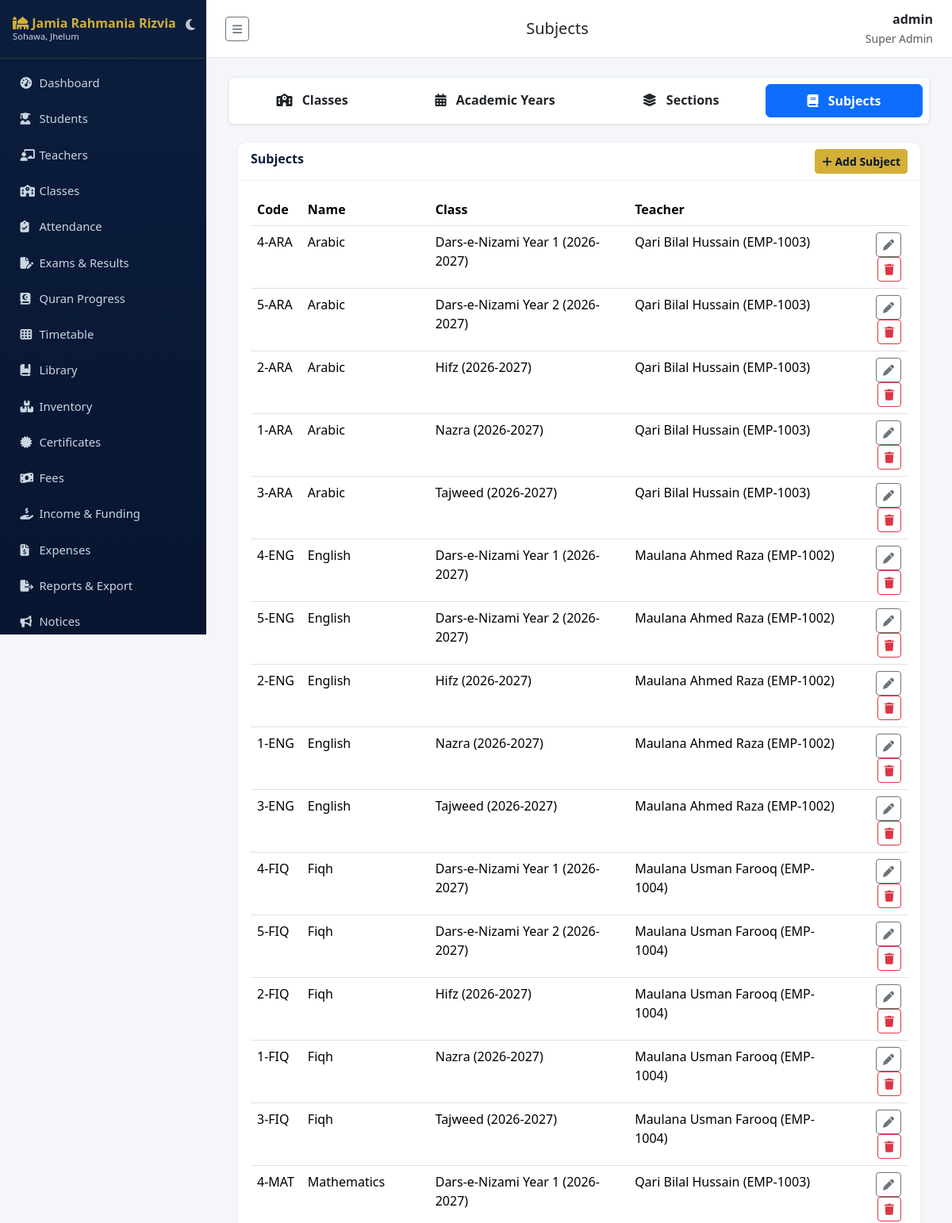
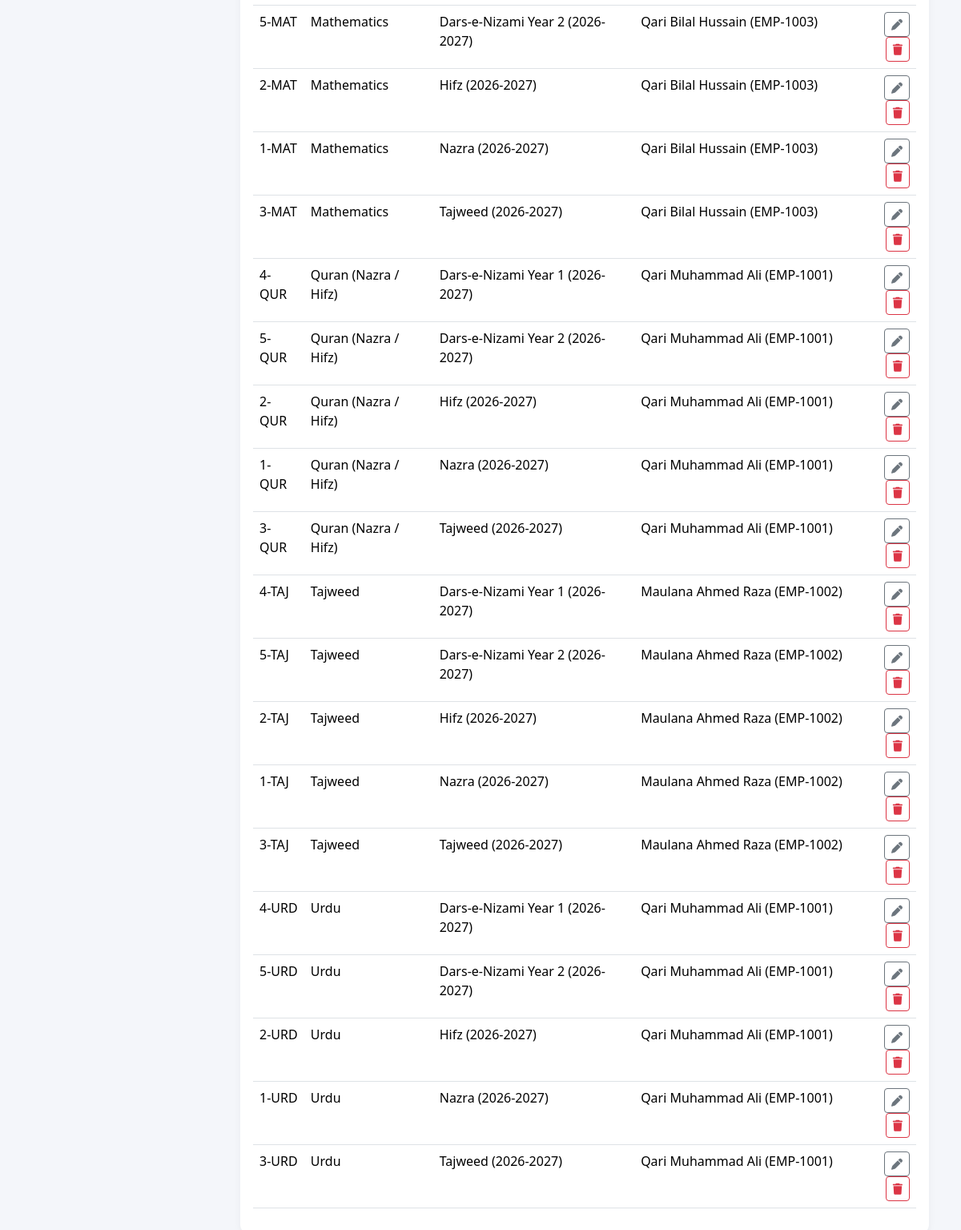
Screenshot of /academics/subjects/ (signed in) with the database file from the repository (2 pictures, top to bottom).
### accounts/models.py (models this page shows, shortened)
class User(AbstractUser):
    class Role(models.TextChoices):
        SUPER_ADMIN = "SUPER_ADMIN", "Super Admin"
        PRINCIPAL = "PRINCIPAL", "Principal"
        ADMIN = "ADMIN", "Admin"
        TEACHER = "TEACHER", "Teacher"
        STUDENT = "STUDENT", "Student"
        PARENT = "PARENT", "Parent"
        ACCOUNTANT = "ACCOUNTANT", "Accountant"
        LIBRARIAN = "LIBRARIAN", "Librarian"
        STAFF = "STAFF", "Staff"
    role = models.CharField(max_length=20, choices=Role.choices, default=Role.STUDENT)
    phone = models.CharField(max_length=20, blank=True)
    photo = models.ImageField(upload_to="profile_photos/", blank=True, null=True)

### academics/models.py (models this page shows, shortened)
class Subject(models.Model):
    name = models.CharField(max_length=100)
    code = models.CharField(max_length=20, unique=True)
    school_class = models.ForeignKey(SchoolClass, on_delete=models.CASCADE, related_name="subjects")
    teacher = models.ForeignKey("teachers.Teacher", on_delete=models.SET_NULL, null=True, blank=True, related_name="subjects")
    class Meta:
        ordering = ["name"]

class SchoolClass(models.Model):
    name = models.CharField(max_length=50)  # e.g. Grade 1
    academic_year = models.ForeignKey(AcademicYear, on_delete=models.CASCADE, related_name="classes")
    class Meta:
        unique_together = ["name", "academic_year"]
        ordering = ["name"]
    def __str__(self):
        return f"{self.name} ({self.academic_year})"

class AcademicYear(models.Model):
    name = models.CharField(max_length=20, unique=True)  # e.g. 2025-2026
    start_date = models.DateField()
    end_date = models.DateField()
    is_current = models.BooleanField(default=False)
    def __str__(self):
        return self.name

### teachers/models.py (models this page shows)
class Teacher(models.Model):
    user = models.OneToOneField(settings.AUTH_USER_MODEL, on_delete=models.CASCADE, related_name="teacher_profile")
    employee_id = models.CharField(max_length=20, unique=True)
    qualification = models.CharField(max_length=200, blank=True)
    experience_years = models.PositiveIntegerField(default=0)
    salary = models.DecimalField(max_digits=10, decimal_places=2, default=0)
    date_joined = models.DateField()
    address = models.TextField(blank=True)
    is_active = models.BooleanField(default=True)
    class Meta:
        ordering = ["employee_id"]
    def __str__(self):
        return f"{self.user.get_full_name()} ({self.employee_id})"

### academics/views.py (the view)
# urls.py: path("subjects/", views.SubjectListView.as_view(), name="subject_list"),
class SubjectListView(RoleRequiredMixin, ListView):
    model = Subject
    template_name = "academics/subject_list.html"
    context_object_name = "subjects"
    allowed_roles = STAFF_ROLES

### accounts/mixins.py (called while the page is built)
    def dispatch(self, request, *args, **kwargs):
        if not request.user.is_authenticated:
            return self.handle_no_permission()
        if request.user.is_superuser or request.user.role in self.allowed_roles:
            return super().dispatch(request, *args, **kwargs)
        raise PermissionDenied("You do not have permission to access this page.")

### sitepages/context_processors.py (called while the page is built)
def site_settings(request):
    s = SiteSettings.get_solo()
    years = max(datetime.date.today().year - s.established_year, 0)
    return {"site_settings": s, "years_of_service": years}

### sitepages/models.py (called while the page is built)
    @classmethod
    def get_solo(cls):
        obj = cls.objects.first()
        if not obj:
            obj = cls.objects.create()
        return obj

### templates/academics/subject_list.html
{% extends "base.html" %}
{% block page_title %}Subjects{% endblock %}
{% block content %}
{% include "academics/_academics_tabs.html" %}
<div class="container-fluid">
<div class="card">
  <div class="card-header d-flex justify-content-between"><span>Subjects</span>{% if request.user.is_superuser or request.user.role in "SUPER_ADMIN,PRINCIPAL,ADMIN" %}<a href="{% url 'academics:subject_add' %}" class="btn btn-gold btn-sm"><i class="fa-solid fa-plus"></i> Add Subject</a>{% endif %}</div>
  <div class="card-body">
    <table class="table table-hover">
      <thead><tr><th>Code</th><th>Name</th><th>Class</th><th>Teacher</th><th></th></tr></thead>
      <tbody>
      {% for s in subjects %}
        <tr><td>{{ s.code }}</td><td>{{ s.name }}</td><td>{{ s.school_class }}</td><td>{{ s.teacher|default:"-" }}</td>
        <td class="text-end">
          {% if request.user.is_superuser or request.user.role in "SUPER_ADMIN,PRINCIPAL,ADMIN" %}<a href="{% url 'academics:subject_edit' s.pk %}" class="btn btn-sm btn-outline-secondary"><i class="fa-solid fa-pen"></i></a>
          <a href="{% url 'academics:subject_delete' s.pk %}" class="btn btn-sm btn-outline-danger"><i class="fa-solid fa-trash"></i></a>{% endif %}
        </td></tr>
      {% empty %}<tr><td colspan="5" class="text-center text-muted">No subjects yet.</td></tr>{% endfor %}
      </tbody>
    </table>
  </div>
</div>
{% endblock %}

### templates/base.html (shortened to what this page needs)
{% load static %}
<!DOCTYPE html>
<html lang="en" id="theme-wrapper" data-bs-theme="light">
<head>
<link href="https://cdn.jsdelivr.net/npm/bootstrap@5.3.3/dist/css/bootstrap.min.css" rel="stylesheet">
<link href="https://cdnjs.cloudflare.com/ajax/libs/font-awesome/6.5.1/css/all.min.css" rel="stylesheet">
<link href="{% static 'css/style.css' %}" rel="stylesheet">
</head>
<body>
<nav class="sidebar" id="sidebar">
  <div class="brand d-flex justify-content-between align-items-center">
    <div>
      <i class="fa-solid fa-mosque"></i> Jamia Rahmania Rizvia
      <small class="d-block" style="font-size:.7rem;color:#cbd5e1;font-weight:400">Sohawa, Jhelum</small>
    </div>
    <button id="theme-toggle-btn" class="btn p-1 border-0 text-white opacity-75 hover-opacity-100" title="Switch Theme" style="background: transparent; box-shadow: none;">
      <i class="fa-solid fa-moon fs-6" id="theme-icon"></i>
    </button>
  </div>
  <ul class="nav flex-column py-2">
    {% if request.user.role in "STUDENT,PARENT" %}
      <li class="nav-item"><a class="nav-link {% if request.resolver_match.namespace == 'portal' %}active{% endif %}" href="{% url 'portal:home' %}"><i class="fa-solid fa-gauge-high"></i> My Portal</a></li>
      <li class="nav-item"><a class="nav-link {% if request.resolver_match.namespace == 'notices' and request.resolver_match.url_name == 'list' %}active{% endif %}" href="{% url 'notices:list' %}"><i class="fa-solid fa-bullhorn"></i> Notices</a></li>
      <li class="nav-item"><a class="nav-link {% if request.resolver_match.namespace == 'timetable' %}active{% endif %}" href="{% url 'timetable:view' %}"><i class="fa-solid fa-table-cells"></i> Timetable</a></li>
      <li class="nav-item"><a class="nav-link" href="{% url 'notices:event_list' %}"><i class="fa-solid fa-calendar-days"></i> Events</a></li>
    {% else %}
      <li class="nav-item"><a class="nav-link {% if request.resolver_match.namespace == 'dashboard' %}active{% endif %}" href="{% url 'dashboard:index' %}"><i class="fa-solid fa-gauge-high"></i> Dashboard</a></li>
      <li class="nav-item"><a class="nav-link {% if request.resolver_match.namespace == 'students' %}active{% endif %}" href="{% url 'students:list' %}"><i class="fa-solid fa-user-graduate"></i> Students</a></li>
      {% if request.user.is_superuser or request.user.role in "SUPER_ADMIN,PRINCIPAL,ADMIN" %}
      <li class="nav-item"><a class="nav-link {% if request.resolver_match.namespace == 'teachers' %}active{% endif %}" href="{% url 'teachers:list' %}"><i class="fa-solid fa-chalkboard-user"></i> Teachers</a></li>
      <li class="nav-item"><a class="nav-link {% if request.resolver_match.url_name == 'class_list' %}active{% endif %}" href="{% url 'academics:class_list' %}"><i class="fa-solid fa-school"></i> Classes</a></li>
      {% endif %}
      <li class="nav-item"><a class="nav-link " href="{% url 'attendance:mark' %}"><i class="fa-solid fa-clipboard-check"></i> Attendance</a></li>
      {% if request.user.is_superuser or request.user.role in "SUPER_ADMIN,PRINCIPAL,ADMIN,TEACHER" %}
      <li class="nav-item"><a class="nav-link {% if request.resolver_match.namespace == 'exams' %}active{% endif %}" href="{% url 'exams:list' %}"><i class="fa-solid fa-file-pen"></i> Exams &amp; Results</a></li>
      <li class="nav-item"><a class="nav-link {% if request.resolver_match.namespace == 'hifz' %}active{% endif %}" href="{% url 'hifz:list' %}"><i class="fa-solid fa-book-quran"></i> Quran Progress</a></li>
      {% endif %}
      <li class="nav-item"><a class="nav-link " href="{% url 'timetable:view' %}"><i class="fa-solid fa-table-cells"></i> Timetable</a></li>
      <li class="nav-item"><a class="nav-link {% if request.resolver_match.namespace == 'library' %}active{% endif %}" href="{% url 'library:books' %}"><i class="fa-solid fa-book-bookmark"></i> Library</a></li>
      {% if request.user.is_superuser or request.user.role in "SUPER_ADMIN,PRINCIPAL,ADMIN,STAFF,LIBRARIAN" %}
      <li class="nav-item"><a class="nav-link {% if request.resolver_match.namespace == 'inventory' %}active{% endif %}" href="{% url 'inventory:list' %}"><i class="fa-solid fa-boxes-stacked"></i> Inventory</a></li>
      {% endif %}
      {% if request.user.is_superuser or request.user.role in "SUPER_ADMIN,PRINCIPAL,ADMIN" %}
      <li class="nav-item"><a class="nav-link {% if request.resolver_match.namespace == 'certificates' %}active{% endif %}" href="{% url 'certificates:list' %}"><i class="fa-solid fa-certificate"></i> Certificates</a></li>
      {% endif %}
      {% if request.user.is_superuser or request.user.role in "SUPER_ADMIN,PRINCIPAL,ADMIN,ACCOUNTANT" %}
      <li class="nav-item"><a class="nav-link {% if request.resolver_match.url_name == 'payment_list' %}active{% endif %}" href="{% url 'fees:payment_list' %}"><i class="fa-solid fa-money-bill-wave"></i> Fees</a></li>
      <li class="nav-item"><a class="nav-link {% if request.resolver_match.url_name == 'income_list' %}active{% endif %}" href="{% url 'fees:income_list' %}"><i class="fa-solid fa-hand-holding-dollar"></i> Income &amp; Funding</a></li>
      <li class="nav-item"><a class="nav-link {% if request.resolver_match.url_name == 'expense_list' %}active{% endif %}" href="{% url 'fees:expense_list' %}"><i class="fa-solid fa-file-invoice-dollar"></i> Expenses</a></li>
      {% endif %}
      {% if request.user.is_superuser or request.user.role in "SUPER_ADMIN,PRINCIPAL,ADMIN,ACCOUNTANT" %}
      <li class="nav-item"><a class="nav-link {% if request.resolver_match.namespace == 'reports' %}active{% endif %}" href="{% url 'reports:index' %}"><i class="fa-solid fa-file-export"></i> Reports &amp; Export</a></li>
      {% endif %}
      <li class="nav-item"><a class="nav-link {% if request.resolver_match.namespace == 'notices' %}active{% endif %}" href="{% url 'notices:list' %}"><i class="fa-solid fa-bullhorn"></i> Notices</a></li>
    {% endif %}
  </ul>
</nav>
<div class="main-content">
  <div class="topbar">
    <button class="btn btn-sm btn-outline-secondary" id="sidebarToggle" type="button" title="Show / hide menu" aria-label="Toggle menu"><i class="fa-solid fa-bars"></i></button>
    <h5 class="mb-0">{% block page_title %}Dashboard{% endblock %}</h5>
    <div class="text-end">
      <div class="fw-semibold">{{ request.user.get_full_name|default:request.user.username }}</div>
      <small class="text-muted">{{ request.user.get_role_display }}</small>
    </div>
  </div>
  {% block content %}{% endblock %}
</div>
</body>
</html>

### static/css/style.css (style rules this page uses)
:root { --navy: #0b1e3d; --navy-dark: #071530; --gold: #d4af37; --gold-light: #f0d878; --bg: #f4f6fa; }
body { background: var(--bg); font-family: 'Segoe UI', Roboto, sans-serif; }
.sidebar { background: linear-gradient(180deg, var(--navy) 0%, var(--navy-dark) 100%); min-height: 100vh; width: 250px; position: fixed; top: 0; left: 0; z-index: 1030; }
.sidebar .brand { color: var(--gold); font-weight: 700; padding: 1.25rem 1rem; border-bottom: 1px solid rgba(212,175,55,.2); }
.sidebar .nav-link { color: #cbd5e1; padding: .6rem 1.1rem; border-radius: 6px; margin: 2px 8px; font-size: .92rem; }
.sidebar .nav-link i { width: 20px; }
.main-content { margin-left: 250px; padding: 1.5rem 1.75rem; }
.topbar { background: #fff; border-bottom: 1px solid #e5e9f0; padding: .75rem 1.5rem; margin: -1.5rem -1.75rem 1.5rem -1.75rem; display: flex; justify-content: space-between; align-items: center; }
.card { border: none; border-radius: 12px; box-shadow: 0 2px 10px rgba(0,0,0,.05); }
.card-header { background: #fff; border-bottom: 1px solid #eef0f4; font-weight: 600; color: var(--navy); border-radius: 12px 12px 0 0 !important; }
.btn-gold { background: var(--gold); border-color: var(--gold); color: var(--navy-dark); font-weight: 600; }
.table thead { background: var(--navy); color: #fff; }
#sidebar { position: fixed; top: 0; left: 0; width: 260px; height: 100vh; overflow-y: auto !important; z-index: 1050; transition: all 0.3s ease; }
.main-content { margin-left: 260px; transition: all 0.3s ease; }
#sidebar .brand { padding-right: 35px !important; line-height: 1.2 !important; }
#theme-toggle-btn { position: absolute; right: 10px; top: 15px; z-index: 10; }

### templates/base.html (style rules this page uses)
html, body { min-height: 100vh !important; height: 100%; }
#sidebar .brand { cursor: grab; user-select: none; touch-action: none; }

### rows the page displays
User: user.get_full_name "admin", user.role "Super Admin"
Subject: code "4-ARA", name "Arabic", school_class "Dars-e-Nizami Year 1 (2026-2027)", teacher "Qari Bilal Hussain (EMP-1003)"
Subject: code "5-ARA", name "Arabic", school_class "Dars-e-Nizami Year 2 (2026-2027)", teacher "Qari Bilal Hussain (EMP-1003)"
Subject: code "2-ARA", name "Arabic", school_class "Hifz (2026-2027)", teacher "Qari Bilal Hussain (EMP-1003)"
Subject: code "1-ARA", name "Arabic", school_class "Nazra (2026-2027)", teacher "Qari Bilal Hussain (EMP-1003)"
Subject: code "3-ARA", name "Arabic", school_class "Tajweed (2026-2027)", teacher "Qari Bilal Hussain (EMP-1003)"
Subject: code "4-ENG", name "English", school_class "Dars-e-Nizami Year 1 (2026-2027)", teacher "Maulana Ahmed Raza (EMP-1002)"
Subject: code "5-ENG", name "English", school_class "Dars-e-Nizami Year 2 (2026-2027)", teacher "Maulana Ahmed Raza (EMP-1002)"
Subject: code "2-ENG", name "English", school_class "Hifz (2026-2027)", teacher "Maulana Ahmed Raza (EMP-1002)"
Subject: code "1-ENG", name "English", school_class "Nazra (2026-2027)", teacher "Maulana Ahmed Raza (EMP-1002)"
Subject: code "3-ENG", name "English", school_class "Tajweed (2026-2027)", teacher "Maulana Ahmed Raza (EMP-1002)"
Subject: code "4-FIQ", name "Fiqh", school_class "Dars-e-Nizami Year 1 (2026-2027)", teacher "Maulana Usman Farooq (EMP-1004)"
Subject: code "5-FIQ", name "Fiqh", school_class "Dars-e-Nizami Year 2 (2026-2027)", teacher "Maulana Usman Farooq (EMP-1004)"
Subject: code "2-FIQ", name "Fiqh", school_class "Hifz (2026-2027)", teacher "Maulana Usman Farooq (EMP-1004)"
Subject: code "1-FIQ", name "Fiqh", school_class "Nazra (2026-2027)", teacher "Maulana Usman Farooq (EMP-1004)"
Subject: code "3-FIQ", name "Fiqh", school_class "Tajweed (2026-2027)", teacher "Maulana Usman Farooq (EMP-1004)"
Subject: code "4-MAT", name "Mathematics", school_class "Dars-e-Nizami Year 1 (2026-2027)", teacher "Qari Bilal Hussain (EMP-1003)"
Subject: code "5-MAT", name "Mathematics", school_class "Dars-e-Nizami Year 2 (2026-2027)", teacher "Qari Bilal Hussain (EMP-1003)"
Subject: code "2-MAT", name "Mathematics", school_class "Hifz (2026-2027)", teacher "Qari Bilal Hussain (EMP-1003)"
Subject: code "1-MAT", name "Mathematics", school_class "Nazra (2026-2027)", teacher "Qari Bilal Hussain (EMP-1003)"
Subject: code "3-MAT", name "Mathematics", school_class "Tajweed (2026-2027)", teacher "Qari Bilal Hussain (EMP-1003)"
Subject: code "4-QUR", name "Quran (Nazra / Hifz)", school_class "Dars-e-Nizami Year 1 (2026-2027)", teacher "Qari Muhammad Ali (EMP-1001)"
Subject: code "5-QUR", name "Quran (Nazra / Hifz)", school_class "Dars-e-Nizami Year 2 (2026-2027)", teacher "Qari Muhammad Ali (EMP-1001)"
Subject: code "2-QUR", name "Quran (Nazra / Hifz)", school_class "Hifz (2026-2027)", teacher "Qari Muhammad Ali (EMP-1001)"
Subject: code "1-QUR", name "Quran (Nazra / Hifz)", school_class "Nazra (2026-2027)", teacher "Qari Muhammad Ali (EMP-1001)"
Subject: code "3-QUR", name "Quran (Nazra / Hifz)", school_class "Tajweed (2026-2027)", teacher "Qari Muhammad Ali (EMP-1001)"
Subject: code "4-TAJ", name "Tajweed", school_class "Dars-e-Nizami Year 1 (2026-2027)", teacher "Maulana Ahmed Raza (EMP-1002)"
Subject: code "5-TAJ", name "Tajweed", school_class "Dars-e-Nizami Year 2 (2026-2027)", teacher "Maulana Ahmed Raza (EMP-1002)"
Subject: code "2-TAJ", name "Tajweed", school_class "Hifz (2026-2027)", teacher "Maulana Ahmed Raza (EMP-1002)"
Subject: code "1-TAJ", name "Tajweed", school_class "Nazra (2026-2027)", teacher "Maulana Ahmed Raza (EMP-1002)"
Subject: code "3-TAJ", name "Tajweed", school_class "Tajweed (2026-2027)", teacher "Maulana Ahmed Raza (EMP-1002)"
Subject: code "4-URD", name "Urdu", school_class "Dars-e-Nizami Year 1 (2026-2027)", teacher "Qari Muhammad Ali (EMP-1001)"
Subject: code "5-URD", name "Urdu", school_class "Dars-e-Nizami Year 2 (2026-2027)", teacher "Qari Muhammad Ali (EMP-1001)"
Subject: code "2-URD", name "Urdu", school_class "Hifz (2026-2027)", teacher "Qari Muhammad Ali (EMP-1001)"
Subject: code "1-URD", name "Urdu", school_class "Nazra (2026-2027)", teacher "Qari Muhammad Ali (EMP-1001)"
Subject: code "3-URD", name "Urdu", school_class "Tajweed (2026-2027)", teacher "Qari Muhammad Ali (EMP-1001)"
